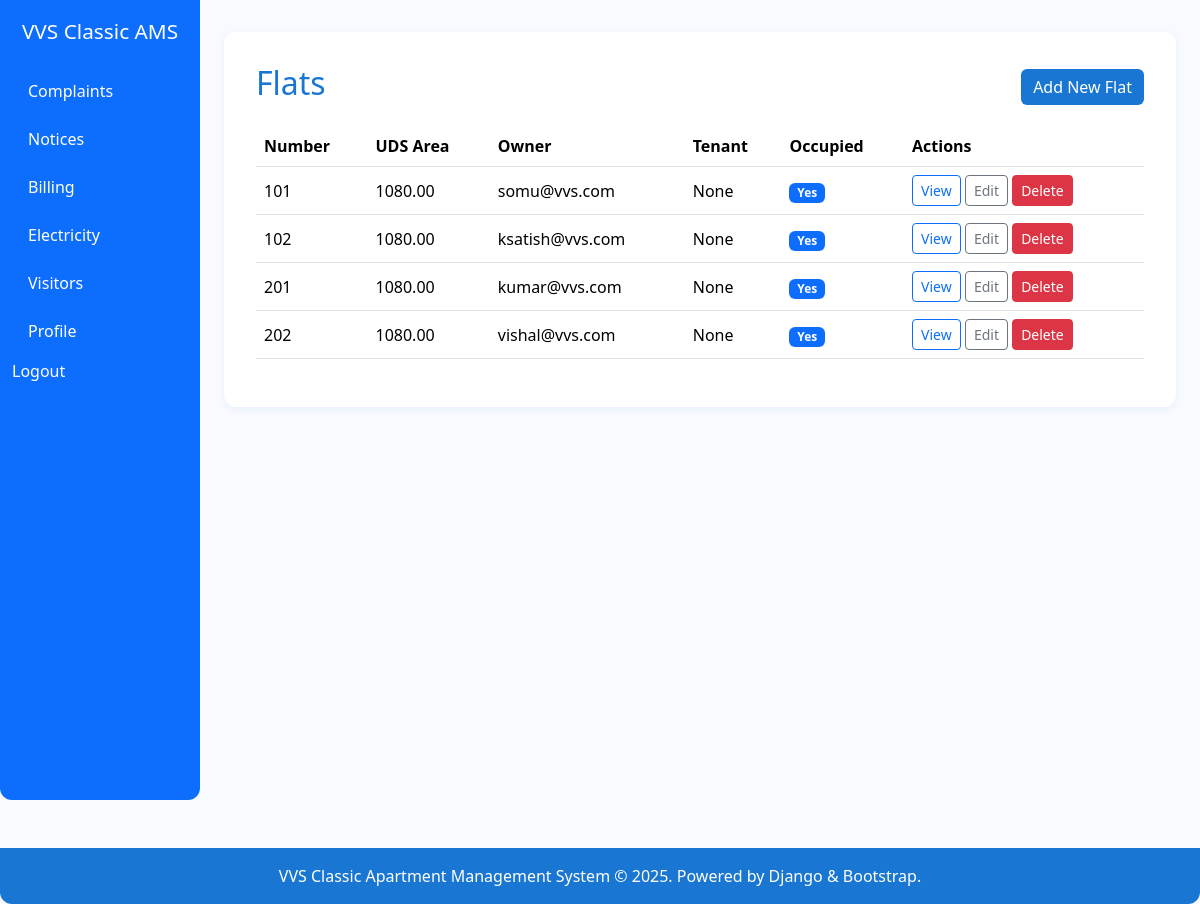
The page /flats/ (signed in) on the database as committed earlier.
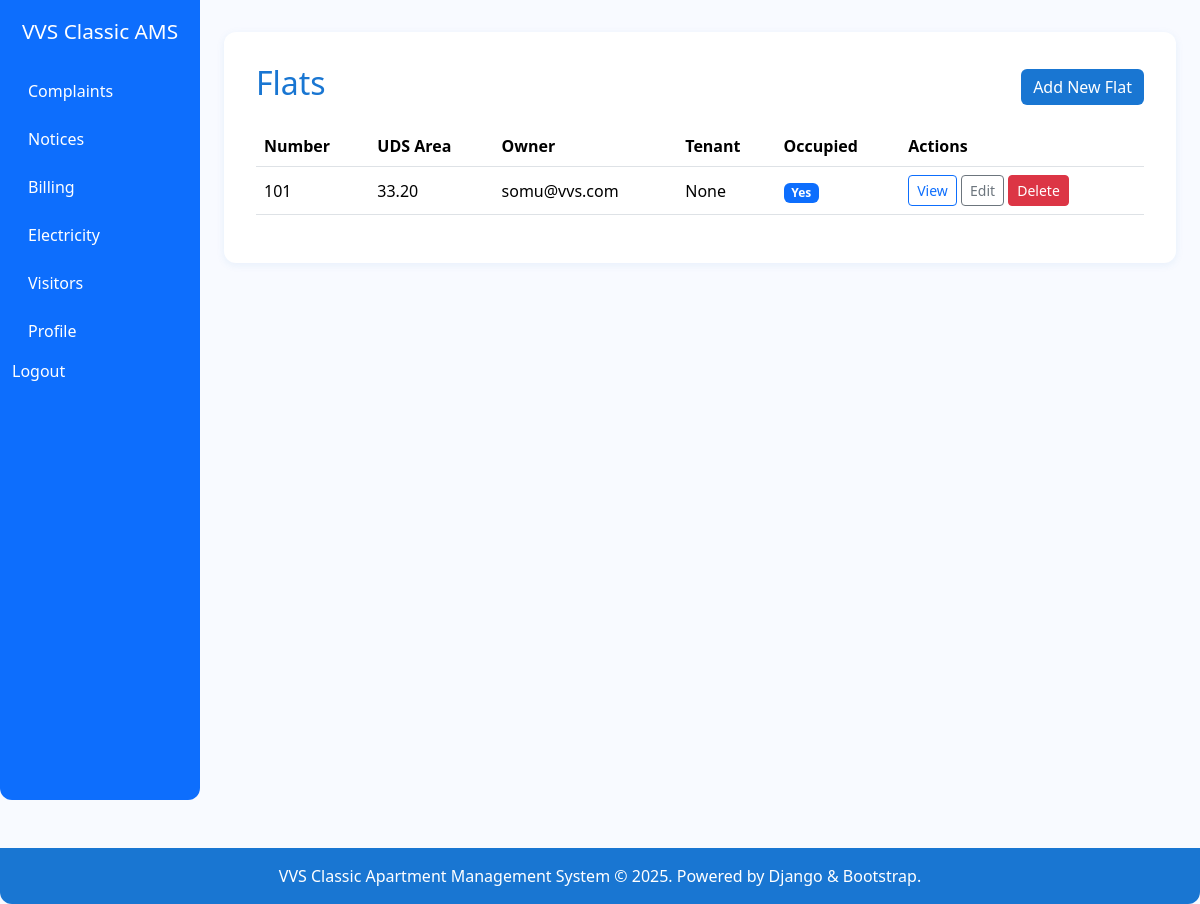
The same page on the database as committed later.
### flats/models.py (models this page shows, shortened)
class Flat(models.Model):
    number = models.CharField(max_length=10, unique=True)
    uds_area = models.DecimalField(max_digits=8, decimal_places=2)
    ownership_type = models.CharField(max_length=20, choices=[('owner', 'Owner'), ('tenant', 'Tenant')])
    owner = models.ForeignKey(get_user_model(), on_delete=models.CASCADE, related_name='owned_flats')
    tenant = models.ForeignKey(get_user_model(), on_delete=models.SET_NULL, null=True, blank=True, related_name='rented_flats')
    is_occupied = models.BooleanField(default=True)
    occupancy_start = models.DateField(null=True, blank=True)
    occupancy_end = models.DateField(null=True, blank=True)
    created_at = models.DateTimeField(auto_now_add=True)
    updated_at = models.DateTimeField(auto_now=True)

### accounts/models.py (models this page shows)
class User(AbstractUser):
    pass

### flats/views.py (the view)
# urls.py: path('', views.flat_list, name='flat_list'),
@login_required
def flat_list(request):
    flats = Flat.objects.all()
    return render(request, 'flats/flat_list.html', {'flats': flats})

### templates/flats/flat_list.html
{% extends 'base.html' %}
{% block content %}
<div class="d-flex justify-content-between align-items-center mb-3">
    <h2>Flats</h2>
    <a href="{% url 'flats:flat_create' %}" class="btn btn-primary">Add New Flat</a>
</div>
<div class="table-responsive">
    <table class="table table-hover align-middle">
        <thead>
            <tr>
                <th>Number</th>
                <th>UDS Area</th>
                <th>Owner</th>
                <th>Tenant</th>
                <th>Occupied</th>
                <th>Actions</th>
            </tr>
        </thead>
        <tbody>
            {% for flat in flats %}
            <tr>
                <td>{{ flat.number }}</td>
                <td>{{ flat.uds_area }}</td>
                <td>{{ flat.owner }}</td>
                <td>{{ flat.tenant }}</td>
                <td>{% if flat.is_occupied %}<span class="badge bg-primary">Yes</span>{% else %}No{% endif %}</td>
                <td>
                    <a href="{% url 'flats:flat_detail' flat.pk %}" class="btn btn-sm btn-outline-primary">View</a>
                    <a href="{% url 'flats:flat_update' flat.pk %}" class="btn btn-sm btn-outline-secondary">Edit</a>
                    <a href="{% url 'flats:flat_delete' flat.id %}" class="btn btn-danger btn-sm">Delete</a>
                </td>
            </tr>
            {% endfor %}
        </tbody>
    </table>
</div>
{% endblock %}

Rows that differ between the two databases and show on the page:
removed Flat: number "101", uds_area "1080.00", owner "somu@vvs.com", tenant "None", is_occupied "Yes"
removed Flat: number "102", uds_area "1080.00", owner "ksatish@vvs.com", tenant "None", is_occupied "Yes"
removed Flat: number "201", uds_area "1080.00", owner "kumar@vvs.com", tenant "None", is_occupied "Yes"
removed Flat: number "202", uds_area "1080.00", owner "vishal@vvs.com", tenant "None", is_occupied "Yes"
added Flat: number "101", uds_area "33.20", owner "somu@vvs.com", tenant "None", is_occupied "Yes"
